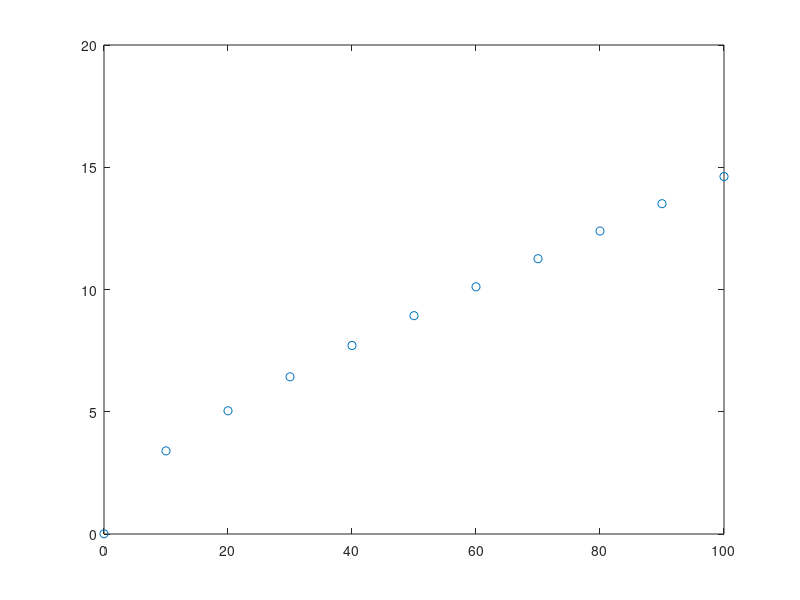

MATLAB code for this plot: (Note: this script raises an error after producing the figure.)
x=[0; 
   10; 
   20; 
   30; 
   40;
   50;
   60;
   70;
   80;
   90;
   100]

y=[0.01; 
   3.40; 
   5.04; 
   6.43; 
   7.71;
   8.93;
   10.11;
   11.26;
   12.39;
   13.51;
   14.62]

plot (x,y,'o')

f1=@(x) x.^0
f2=@(x) sin(2*pi*x/100)
f3=@(x) cos(2*pi*x/100)
f4=@(x) sin(4*pi*x/100)
f5=@(x) cos(4*pi*x/100)

F=@(x) [f1(x) f2(x) f3(x) f4(x) f5(x)] %f no formato de linha

k=ufrgs_ajuste(x,y,F)

a=k(1)
b=k(2)
c=k(3)
d=k(4)
e=k(5)

y=@(x) a+b*sin(2*pi*x/100)+c*cos(2*pi*x/100)+d*sin(4*pi*x/100)+e*cos(4*pi*x/100)

hold on
fplot (y,[0 100])

%Prova Real com um ponto do grafico
y=8.5748-3.7874*sin(2*pi*30/100)-0.5558*cos(2*pi*30/100)-1.7628*sin(4*pi*30/100)-0.3566*cos(4*pi*30/100)
disp (y)
%Valor aproximado, observando que o grafico nao passa exatamente em cima do ponto